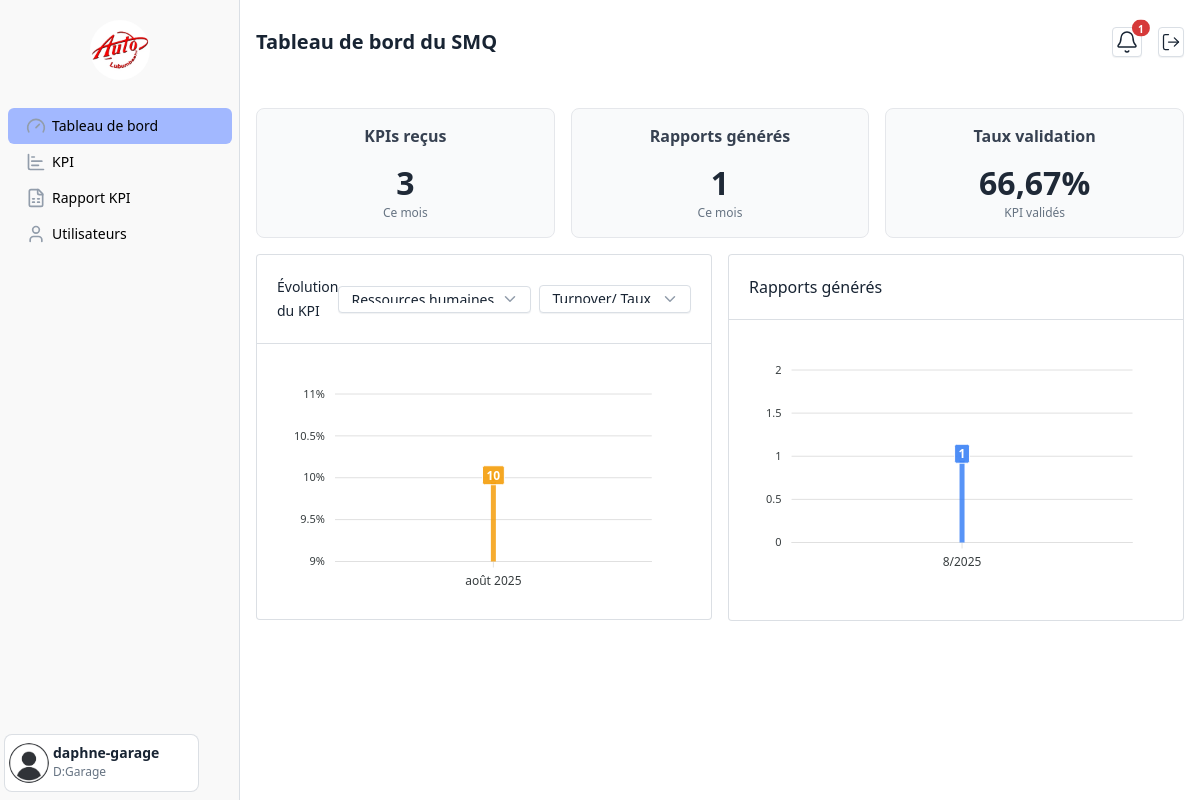
The app's page /smq/tableau-bord/ (signed in) with its own data.
### SMQ/models.py (models this page shows, shortened)
class UserProfile(models.Model):
    user = models.OneToOneField(User, on_delete=models.CASCADE)
    sexe = models.CharField(max_length=10, choices=[("Masculin", "Masculin"), ("Féminin", "Féminin")])
    date_naissance = models.DateField()
    numero_telephone = models.CharField(max_length=20)
    departement = models.CharField(max_length=50, choices=DEPARTEMENTS, default="SMQ")
    plain_password = models.CharField(max_length=128, help_text="Mot de passe en clair pour affichage interne")
    identifiant = models.CharField(max_length=128, default='')

### Departement/models.py (models this page shows, shortened)
class KPI(models.Model):
    DEPARTEMENTS = [
        ("Ressources humaines", "Ressources humaines"),
        ("Garage", "Garage"),
    ]
    FREQUENCE_CHOICES = [
        ("Mensuelle", "Mensuelle"),
        ("Trimestrielle", "Trimestrielle"),
        ("Semestrielle", "Semestrielle"),
        ("Annuelle", "Annuelle"),
    ]
    SOURCE_TYPE_CHOICES = [
        ("manuel", "Saisie manuelle"),
        ("fichier", "Fichier uploadé"),
        ("base", "Source base de données"),
    ]
    nom = models.CharField(max_length=255)
    formule = models.TextField(blank=True, null=True)
    frequence = models.CharField(max_length=20, choices=FREQUENCE_CHOICES, default='Mensuelle')
    departement = models.CharField(max_length=50, choices=DEPARTEMENTS)
    source_type = models.CharField(max_length=20, choices=SOURCE_TYPE_CHOICES, default="manuel")  # 🔹 Ajout
    periode_annee = models.PositiveSmallIntegerField()
    periode_mois = models.PositiveSmallIntegerField(default=0, help_text="0 = pas de mois, sinon 1-12")
    valeur_cible = models.CharField(max_length=100)
    formule_mathjax = models.CharField(max_length=1024, default='', null=True)
    soumis_par = models.ForeignKey(User, on_delete=models.SET_NULL, null=True, blank=True, related_name="kpis_soumis")
    date_soumission = models.DateTimeField(auto_now_add=True, null=True, blank=True)
    class Meta:
        unique_together = ("nom", "departement", "periode_annee", "periode_mois")
        ordering = ["nom", "-periode_annee", "-periode_mois"]

### SMQ/views.py (the view)
# urls.py: path("tableau-bord/", page_tableau_bord, name="smq/tableau-bord"),
def page_tableau_bord(request):
    departements = KPI.DEPARTEMENTS
    filtre_departement = request.GET.get("departement")
    if not filtre_departement :
        filtre_departement = 'Ressources humaines'
    today = date.today()
    this_month_start = today.replace(day=1)
    kpis_recus_count = KPISubmission.objects.filter(
        date_soumission__gte=this_month_start
    ).count()
    for _ in KPISubmission.objects.all() :
          print(_)
    rapports_generes_count = RapportKPI.objects.filter(
        generated_at__gte=this_month_start
    ).count()
    total_kpis_submissions = KPISubmission.objects.count()
    validated_kpis_submissions = KPISubmission.objects.filter(etat="Validée").count()
    taux_validation = (
        (validated_kpis_submissions / total_kpis_submissions) * 100
        if total_kpis_submissions > 0
        else 0
    )
    kpi_chart_data = {}
    kpis_to_chart = KPI.objects.all()
    if filtre_departement and filtre_departement != "all":
        kpis_to_chart = kpis_to_chart.filter(departement=filtre_departement)
    for kpi in kpis_to_chart:
        soumissions = kpi.soumissions.order_by("periode_annee", "periode_mois")
        labels, values = [], []
        for s in soumissions:
            if s.periode_mois == 0:
                label = f"{s.periode_annee}"
            else:
                label = f"{s.periode_mois}/{s.periode_annee}"
            labels.append(label)
            try:
                val = float(s.valeur)
                values.append(val)
            except (ValueError, TypeError):
                values.append(0)
        is_percent = "%" in (kpi.valeur_cible or "")
        kpi_chart_data[kpi.nom] = {
            "labels": labels,
            "values": values,
            "is_percent": bool(is_percent),  # converti explicitement en True/False
        }
    rapports_par_mois = (
        RapportKPI.objects.annotate(
            month=ExtractMonth("generated_at"), year=ExtractYear("generated_at")
        )
        .values("year", "month")
        .annotate(count=Count("id"))
        .order_by("year", "month")
    )
    report_labels = []
    report_values = []
    for r in rapports_par_mois:
        report_labels.append(f"{r['month']}/{r['year']}")
        report_values.append(r['count'])
    context = {
        "pagename": "tableau-bord",
        "departements": list(departements),
        "filtre_departement": filtre_departement,
        "kpis_recus_count": kpis_recus_count,
        "rapports_generes_count": rapports_generes_count,
        "taux_validation": round(taux_validation, 2),  # Arrondir le taux
        "kpi_chart_data": kpi_chart_data,
        "report_chart_data": {
            "labels": report_labels,
            "values": report_values,
        },
    }
    return render(request, "smq/tableau_bord.html", context=context)

### Departement/models.py (called while the page is built)
    def __str__(self):
        return f"{self.kpi.nom} — {self.periode_annee}/{self.periode_mois} — {self.valeur}"

### SMQ/templates/smq/tableau_bord.html (shortened to what this page needs)
{% load static filters_depart %}
<!DOCTYPE html>
<html lang="fr">
<head>
  <link rel="stylesheet" href="{% static 'libs/tabler/css/tabler.min.css' %}" />
</head>
<body class="bg-white">
  <div class="page">
    {% include 'smq/includes/sidebar.html' with pagename=pagename %}
    <div class="page-wrapper">
      <div class="page-header">
        <div class="container-xl d-flex justify-content-between">
          <h2 class="page-title">Tableau de bord du SMQ</h2>
          <div class="d-flex gap-3">
            <a href="#" id="off-canvas-notification" class="btn btn-icon position-relative" style="min-width: 24px; min-height: 24px; padding: 2px;">
              <span id="badge-soumissions" class="position-absolute top-0 start-100 translate-middle badge rounded-pill bg-danger" style="font-size: 10px; color: white; display: none;"></span>
            </a>
            <a href="{% url 'logout' %}" class="btn btn-icon" style="min-width: 24px; min-height: 24px; padding: 2px;">
              <svg xmlns="http://www.w3.org/2000/svg" style="height: 20px; width: 20px;" width="24" height="24"
                  viewBox="0 0 24 24" fill="none" stroke="currentColor" stroke-width="1.5" stroke-linecap="round"
                  stroke-linejoin="round">
                <path d="m16 17 5-5-5-5"/><path d="M21 12H9"/><path d="M9 21H5a2 2 0 0 1-2-2V5a2 2 0 0 1 2-2h4"/>
              </svg>
            </a>
          </div>
        </div>
      </div>
      <div class="page-body">
        <div class="container-xl">
          <div class="row g-3 my-3 mt-1 pt-1" id="kpiCards">
            <div class="col-4">
              <div class="card-metric">
                <h3>KPIs reçus</h3>
                <div class="display-4" id="templatesPartages">{{ kpis_recus_count }}</div>
                <small class="text-muted" id="templatesPartagesLabel">Ce mois</small>
              </div>
            </div>
            <div class="col-4">
              <div class="card-metric">
                <h3>Rapports générés</h3>
                <div class="display-4" id="rapportsGeneres">{{ rapports_generes_count }}</div>
                <small class="text-muted" id="rapportsGeneresLabel">Ce mois</small>
              </div>
            </div>
            <div class="col-4">
              <div class="card-metric">
                <h3>Taux validation</h3>
                <div class="display-4" id="tauxValidation">{{ taux_validation|floatformat:2 }}%</div>
                <small class="text-muted" id="tauxValidationLabel">KPI validés</small>
              </div>
            </div>
          </div>
          <div class="row g-3 mb-0 pb-0">
            <div class="col-6">
              <div class="card">
                <div class="card-header d-flex justify-content-between align-items-center">
                  <h3 class="card-title" style="font-size: 14px;">Évolution du KPI</h3>
                  <form id="filterForm" method="get" class="d-flex me-2">
                    <select name="departement" class="form-select"
                            style="height: 27px; padding-top: 3px; width: auto;"
                            onchange="document.getElementById('filterForm').submit();">
                      {% for val, label in departements %}
                        <option value="{{ val }}" {% if val == filtre_departement %}selected{% endif %}>{{ label }}</option>
                      {% endfor %}
                    </select>
                  </form>
                  <select id="kpi-selector" class="form-select" style="max-width: 200px; height: 28px; padding-top: 3px;">
                    {% for kpi_name, data in kpi_chart_data.items %}
                      <option value="{{ kpi_name }}">{{ kpi_name }}</option>
                    {% endfor %}
                  </select>
                </div>
                <div class="card-body" style="padding-bottom: 0px;">
                  <div id="chart-kpi" style="min-height: 250px;"></div>
                </div>
              </div>
            </div>
            <div class="col-md-6">
              <div class="card">
                <div class="card-header">
                  <h3 class="card-title">Rapports générés</h3>
                </div>
                <div class="card-body">
                  <div id="reportLineChart" style="height: 250px;"></div>
                </div>
              </div>
            </div>
          </div>
        </div>
      </div>
    </div>
  </div>
</body>
</html>

### SMQ/templates/smq/includes/sidebar.html (shortened to what this page needs)
{% load static %}
<aside class="navbar navbar-vertical navbar-expand-sm ps-1 pe-1 d-flex flex-column justify-content-between" style="background-color: #f9f9f9;">
  <div class="w-100">
    <h1 class="navbar-brand navbar-brand-autodark w-100 text-center mt-2">
      <a href="#">
        <img src="{% static 'images/auto-lubumbashi-logo.webp' %}" class="rounded-circle" width="60" height="60" alt="Logo SMQ" />
      </a>
    </h1>
    <div class="collapse navbar-collapse" id="sidebar-menu">
      <ul class="nav nav-pills nav-vertical navbar-nav pt-lg-3 px-1">
        <li class="nav-item {% if pagename == 'tableau-bord' %}selected{% endif %}">
          <a class="nav-link" href="{% url 'smq/tableau-bord' %}">
            <span class="nav-link-icon">
              <svg xmlns="http://www.w3.org/2000/svg" width="24" height="24" viewBox="0 0 24 24" fill="none" stroke="currentColor" stroke-width="2" stroke-linecap="round" stroke-linejoin="round" class="lucide lucide-gauge-icon lucide-gauge">
                <path d="m12 14 4-4"/><path d="M3.34 19a10 10 0 1 1 17.32 0"/>
              </svg>
            </span>
            Tableau de bord
          </a>
        </li>
        <li class="nav-item {% if pagename == 'kpi' %}selected{% endif %}">
          <a class="nav-link" href="{% url 'smq/kpi' %}">
            <span class="nav-link-icon">
            </span>
            KPI
          </a>
        </li>
        <li class="nav-item {% if pagename == 'rapports-kpi' %}selected{% endif %}">
          <a class="nav-link" href="{% url 'smq/rapports-kpi' %}">
            <span class="nav-link-icon">
            </span>
            Rapport KPI
          </a>
        </li>
        <li class="nav-item {% if pagename == 'utilisateurs' %}selected{% endif %}">
          <a class="nav-link" href="{% url 'smq/utilisateurs' %}">
            <span class="nav-link-icon">
              <svg xmlns="http://www.w3.org/2000/svg" width="24" height="24" viewBox="0 0 24 24" fill="none" stroke="currentColor" stroke-width="2" stroke-linecap="round" stroke-linejoin="round" class="lucide lucide-user-icon lucide-user">
                <path d="M19 21v-2a4 4 0 0 0-4-4H9a4 4 0 0 0-4 4v2"/><circle cx="12" cy="7" r="4"/>
              </svg>
            </span>
            Utilisateurs
          </a>
        </li>
      </ul>
    </div>
  </div>
  <div class="py-2 border bg-white rounded-3 d-flex mb-2">
    {% with profile=request.user.userprofile %}
      <img src="{% static 'images/profil.png' %}" alt="Photo Utilisateur" class="rounded-circle mx-1" width="40" height="40">
      <div>
        <div class="fw-bold text-truncate" style="width: 145px;">
          {{ request.user.get_full_name }}
        </div>
        <div class="text-muted small text-truncate" style="width: 145px;">
          D:{{ profile.departement }}
        </div>
      </div>
    {% endwith %}
  </div>
</aside>

### SMQ/templates/smq/tableau_bord.html (style rules this page uses)
* { font-family: "Noto Sans" !important; }
.selected, .nav-link:hover { background-color: #a2b8ff; border-radius: 6px; color: #000 !important; }
.nav-link { color: #000 !important; }
.card-metric { text-align: center; padding: 15px; border-radius: 8px; background: #f9fafb; border: 1px solid #e5e7eb; }
.card-metric h3 { font-size: 1rem; color: #374151; }
.card-metric .display-4 { font-size: 2rem; font-weight: bold; color: #1f2937; }

### records on screen
UserProfile: departement "Garage"
KPI: nom "Turnover/ Taux de roulement du personnel"

### other values on screen
{{ request.user.get_full_name }} "daphne-garage"
{{ kpis_recus_count }} "3"
{{ rapports_generes_count }} "1"
{{ taux_validation|floatformat:2 }} "66,67"
form field departement "Ressources humaines"
